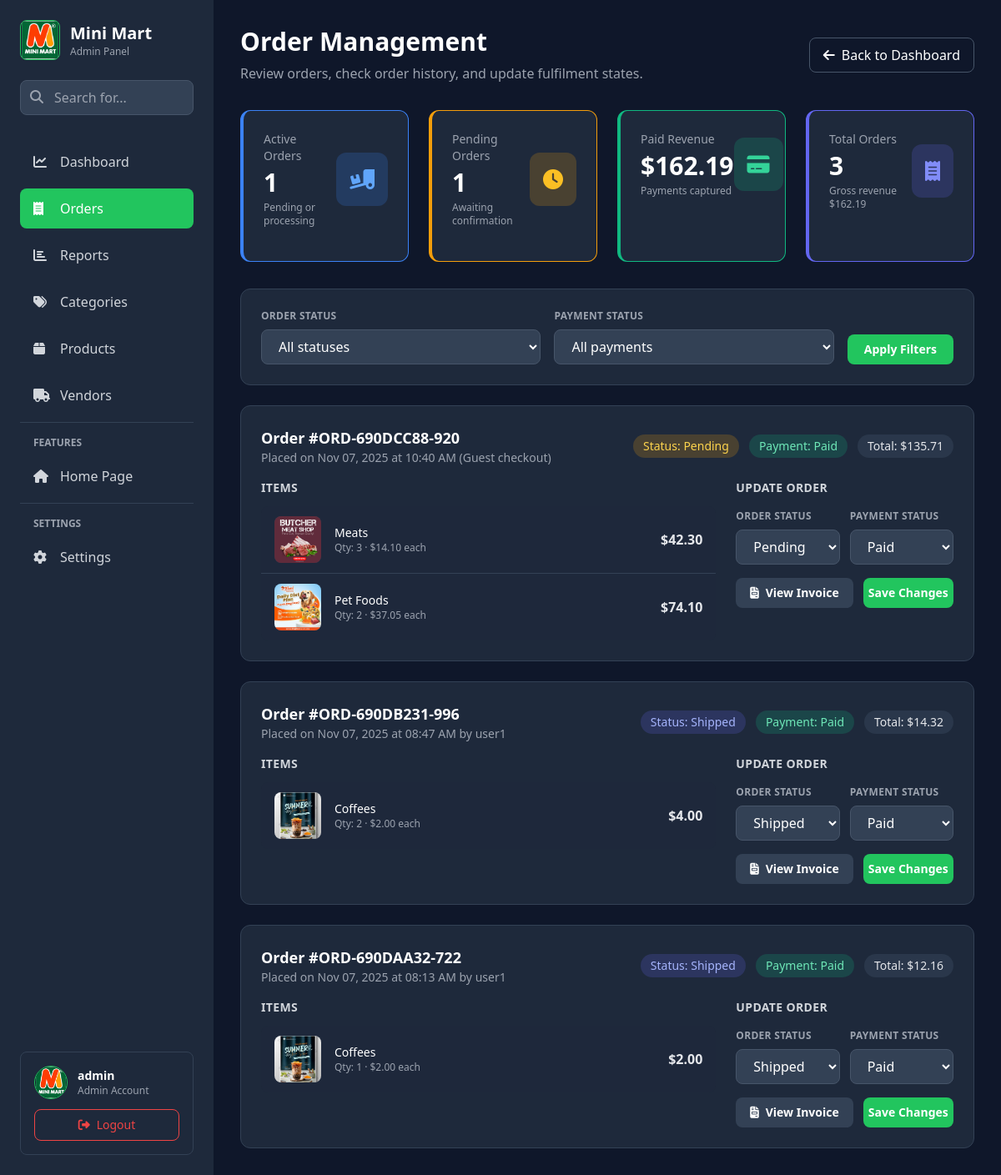
/admin-orders.php (signed in), run on the app's committed database.
### tables this page shows
CREATE TABLE `orders` (
  `id` int(11) NOT NULL,
  `order_number` varchar(50) NOT NULL,
  `user_id` int(11) DEFAULT NULL,
  `total_amount` decimal(10,2) NOT NULL DEFAULT 0.00,
  `status` enum('pending','processing','shipped','delivered','cancelled') NOT NULL DEFAULT 'pending',
  `payment_status` enum('unpaid','paid','refunded') NOT NULL DEFAULT 'unpaid',
  `shipping_address` text DEFAULT NULL,
  `billing_address` text DEFAULT NULL,
  `created_at` timestamp NOT NULL DEFAULT current_timestamp(),
  `updated_at` timestamp NOT NULL DEFAULT current_timestamp() ON UPDATE current_timestamp()
);

CREATE TABLE `order_items` (
  `id` int(11) NOT NULL,
  `order_id` int(11) NOT NULL,
  `product_id` int(11) NOT NULL,
  `quantity` int(11) NOT NULL DEFAULT 1,
  `price` decimal(10,2) NOT NULL DEFAULT 0.00,
  `subtotal` decimal(10,2) GENERATED ALWAYS AS (`quantity` * `price`) STORED,
  `created_at` timestamp NOT NULL DEFAULT current_timestamp(),
  `updated_at` timestamp NOT NULL DEFAULT current_timestamp() ON UPDATE current_timestamp()
);

CREATE TABLE `products` (
  `id` int(11) NOT NULL,
  `name` varchar(100) NOT NULL,
  `price` decimal(10,2) NOT NULL,
  `quantity` int(11) NOT NULL,
  `created_at` timestamp NOT NULL DEFAULT current_timestamp(),
  `category_id` int(11) DEFAULT NULL,
  `description` text DEFAULT NULL,
  `image_path` varchar(500) DEFAULT NULL,
  `discount_percentage` decimal(5,2) DEFAULT 0.00,
  `discount_price` decimal(10,2) DEFAULT NULL,
  `vendor_name` varchar(255) DEFAULT NULL,
  `promotion_status` varchar(50) DEFAULT NULL,
  `rating` decimal(3,2) DEFAULT 0.00,
  `vendor_id` int(11) DEFAULT NULL
);

CREATE TABLE `users` (
  `id` int(11) NOT NULL,
  `username` varchar(50) NOT NULL,
  `email` varchar(100) NOT NULL,
  `password` varchar(255) NOT NULL,
  `first_name` varchar(50) DEFAULT NULL,
  `last_name` varchar(50) DEFAULT NULL,
  `phone` varchar(20) DEFAULT NULL,
  `created_at` timestamp NOT NULL DEFAULT current_timestamp()
);

### admin-orders.php (the view, shortened to what the rows shown need)
<?php
include('config.php');
$statusOptions = ['pending', 'processing', 'shipped', 'delivered', 'cancelled'];
$paymentOptions = ['unpaid', 'paid', 'refunded'];
$filterSql = '';
$orders = [];
$ordersQuery = "SELECT o.*, u.username FROM orders o LEFT JOIN users u ON o.user_id = u.id {$filterSql} ORDER BY o.created_at DESC";
$ordersResult = mysqli_query($conn, $ordersQuery);
if ($ordersResult) {
    while ($row = mysqli_fetch_assoc($ordersResult)) {
        $orders[] = $row;
    }
}
$orderItemsMap = [];
if (!empty($orders)) {
    $orderIds = array_map(function ($order) {
        return (int) $order['id'];
    }, $orders);
    $idList = implode(',', array_map('intval', $orderIds));
    $itemsQuery = "SELECT oi.*, p.name, p.image_path FROM order_items oi LEFT JOIN products p ON oi.product_id = p.id WHERE oi.order_id IN ({$idList})";
    $itemsResult = mysqli_query($conn, $itemsQuery);
    if ($itemsResult) {
        while ($row = mysqli_fetch_assoc($itemsResult)) {
            $orderItemsMap[$row['order_id']][] = $row;
        }
    }
}
?>
<!DOCTYPE html>
<html lang="en">
<head>
    <script src="https://cdn.tailwindcss.com"></script>
    <link rel="stylesheet" href="https://cdnjs.cloudflare.com/ajax/libs/font-awesome/6.4.0/css/all.min.css">
</head>
<body class="min-h-screen text-white">
    <div class="flex">
        <aside class="sidebar w-64 min-h-screen fixed left-0 top-0 p-6">
            <div class="mb-8">
                <div class="flex items-center gap-3 mb-6">
                    <div>
                        <h1 class="text-xl font-bold text-white">Mini Mart</h1>
                    </div>
                </div>
            </div>
        </aside>
        <main class="flex-1 ml-64 p-8">
            <div class="mb-8">
                <div class="flex items-center justify-between mb-4">
                    <div>
                        <h1 class="text-3xl font-bold text-white mb-2">Order Management</h1>
                    </div>
                </div>
            </div>
            <?php if (empty($orders)): ?>
                <div class="card rounded-xl p-6 text-gray-400">No orders found for the selected criteria.</div>
            <?php else: ?>
                <div class="space-y-6">
                    <?php foreach ($orders as $order): ?>
                        <div class="card rounded-xl p-6">
                            <div class="flex flex-col lg:flex-row lg:items-center lg:justify-between gap-4 mb-4">
                                <div>
                                    <h2 class="text-lg font-semibold text-white">Order #<?php echo htmlspecialchars($order['order_number']); ?></h2>
                                    <p class="text-gray-400 text-sm">Placed on <?php echo date('M d, Y \a\t h:i A', strtotime($order['created_at'])); ?><?php echo $order['username'] ? ' by ' . htmlspecialchars($order['username']) : ' (Guest checkout)'; ?></p>
                                </div>
                                <div class="flex flex-col sm:flex-row sm:items-center gap-3 text-sm">
                                    <span class="px-3 py-1 rounded-full <?php echo match($order['status']) {
                                        'pending' => 'bg-amber-500/20 text-amber-300',
                                        'processing' => 'bg-blue-500/20 text-blue-300',
                                        'shipped' => 'bg-indigo-500/20 text-indigo-300',
                                        'delivered' => 'bg-emerald-500/20 text-emerald-300',
                                        'cancelled' => 'bg-red-500/20 text-red-300',
                                        default => 'bg-slate-700/60 text-slate-300'
                                    }; ?>">Status: <?php echo ucfirst($order['status']); ?></span>
                                    <span class="px-3 py-1 rounded-full <?php echo $order['payment_status'] === 'paid' ? 'bg-emerald-500/20 text-emerald-300' : ($order['payment_status'] === 'refunded' ? 'bg-slate-500/20 text-slate-300' : 'bg-amber-500/20 text-amber-300'); ?>">Payment: <?php echo ucfirst($order['payment_status']); ?></span>
                                    <span class="px-3 py-1 rounded-full bg-slate-700/60 text-gray-200">Total: $<?php echo number_format($order['total_amount'], 2); ?></span>
                                </div>
                            </div>
                            <div class="grid grid-cols-1 lg:grid-cols-3 gap-6">
                                <div class="lg:col-span-2">
                                    <h3 class="text-sm font-semibold text-gray-300 mb-3 uppercase tracking-wide">Items</h3>
                                    <div class="bg-slate-800/60 rounded-lg divide-y divide-slate-700">
                                        <?php if (!empty($orderItemsMap[$order['id']])): ?>
                                            <?php foreach ($orderItemsMap[$order['id']] as $item): ?>
                                                <div class="flex items-center justify-between px-4 py-3 gap-4">
                                                    <div class="flex items-center gap-4">
                                                        <div class="w-14 h-14 rounded-lg overflow-hidden bg-slate-700 flex items-center justify-center">
                                                            <?php if (!empty($item['image_path'])): ?>
                                                                <img src="<?php echo htmlspecialchars($item['image_path']); ?>" alt="<?php echo htmlspecialchars($item['name'] ?? 'Product'); ?>" class="w-full h-full object-cover" onerror="this.parentElement.innerHTML='<i class=\'fas fa-box text-slate-500\'></i>'">
                                                            <?php else: ?>
                                                                <i class="fas fa-box text-slate-500"></i>
                                                            <?php endif; ?>
                                                        </div>
                                                        <div>
                                                            <p class="text-white font-medium text-sm"><?php echo htmlspecialchars($item['name'] ?? 'Unknown Product'); ?></p>
                                                            <p class="text-gray-400 text-xs">Qty: <?php echo (int) $item['quantity']; ?> &middot; $<?php echo number_format($item['price'], 2); ?> each</p>
                                                        </div>
                                                    </div>
                                                    <div class="text-right text-gray-200 font-semibold">$<?php echo number_format($item['quantity'] * $item['price'], 2); ?></div>
                                                </div>
                                            <?php endforeach; ?>
                                        <?php else: ?>
                                            <div class="px-4 py-3 text-gray-400 text-sm">No items recorded for this order.</div>
                                        <?php endif; ?>
                                    </div>
                                </div>
                                <div>
                                    <h3 class="text-sm font-semibold text-gray-300 mb-3 uppercase tracking-wide">Update Order</h3>
                                    <form method="POST" class="space-y-4">
                                        <div class="flex flex-col sm:flex-row gap-3">
                                            <div class="flex-1">
                                                <label class="block text-xs font-semibold text-gray-400 uppercase tracking-wide mb-2">Order Status</label>
                                                <select name="status" class="w-full bg-slate-700 border border-slate-600 rounded-lg px-4 py-2 text-white focus:outline-none focus:border-green-500">
                                                    <?php foreach ($statusOptions as $status): ?>
                                                        <option value="<?php echo $status; ?>" <?php echo $order['status'] === $status ? 'selected' : ''; ?>><?php echo ucfirst($status); ?></option>
                                                    <?php endforeach; ?>
                                                </select>
                                            </div>
                                            <div class="flex-1">
                                                <label class="block text-xs font-semibold text-gray-400 uppercase tracking-wide mb-2">Payment Status</label>
                                                <select name="payment_status" class="w-full bg-slate-700 border border-slate-600 rounded-lg px-4 py-2 text-white focus:outline-none focus:border-green-500">
                                                    <?php foreach ($paymentOptions as $payment): ?>
                                                        <option value="<?php echo $payment; ?>" <?php echo $order['payment_status'] === $payment ? 'selected' : ''; ?>><?php echo ucfirst($payment); ?></option>
                                                    <?php endforeach; ?>
                                                </select>
                                            </div>
                                        </div>
                                        <div class="flex flex-col sm:flex-row gap-3">
                                            <a href="invoice.php?order_id=<?php echo (int)$order['id']; ?>" target="_blank" class="flex-1 px-4 py-2 bg-slate-700 hover:bg-slate-600 text-center text-white rounded-lg text-sm font-semibold transition-colors flex items-center justify-center gap-2">
                                                <i class="fas fa-file-invoice"></i>
                                                <span>View Invoice</span>
                                            </a>
                                            <button type="submit" class="flex-1 bg-green-500 hover:bg-green-600 text-white py-2 rounded-lg text-sm font-semibold transition-colors">Save Changes</button>
                                        </div>
                                    </form>
                                </div>
                            </div>
                        </div>
                    <?php endforeach; ?>
                </div>
            <?php endif; ?>
        </main>
    </div>
</body>
</html>

### data on the page
orders: order_number "ORD-690DCC88-920", created_at "Nov 07, 2025 at 10:40 AM", shows "(Guest checkout)", status "Pending", payment_status "Paid", total_amount "135.71"
order_items: product.image_path (picture), product.name "Meats", quantity "3", price "14.10", $item['quantity'] * $item['price'] "42.30"
order_items: product.image_path (picture), product.name "Pet Foods", quantity "2", price "37.05", $item['quantity'] * $item['price'] "74.10"
orders: order_number "ORD-690DB231-996", created_at "Nov 07, 2025 at 08:47 AM", user.username "user1", status "Shipped", payment_status "Paid", total_amount "14.32"
order_items: product.image_path (picture), product.name "Coffees", quantity "2", price "2.00", $item['quantity'] * $item['price'] "4.00"
orders: order_number "ORD-690DAA32-722", created_at "Nov 07, 2025 at 08:13 AM", user.username "user1", status "Shipped", payment_status "Paid", total_amount "12.16"
order_items: product.image_path (picture), product.name "Coffees", quantity "1", price "2.00", $item['quantity']*$item['price'] "2.00"

### other printed values
$_SESSION['admin'] "admin"
$ordersActive "1"
$ordersPending "1"
$ordersPaidRevenue "162.19"
$ordersTotal "3"
$ordersGrossRevenue "162.19"
